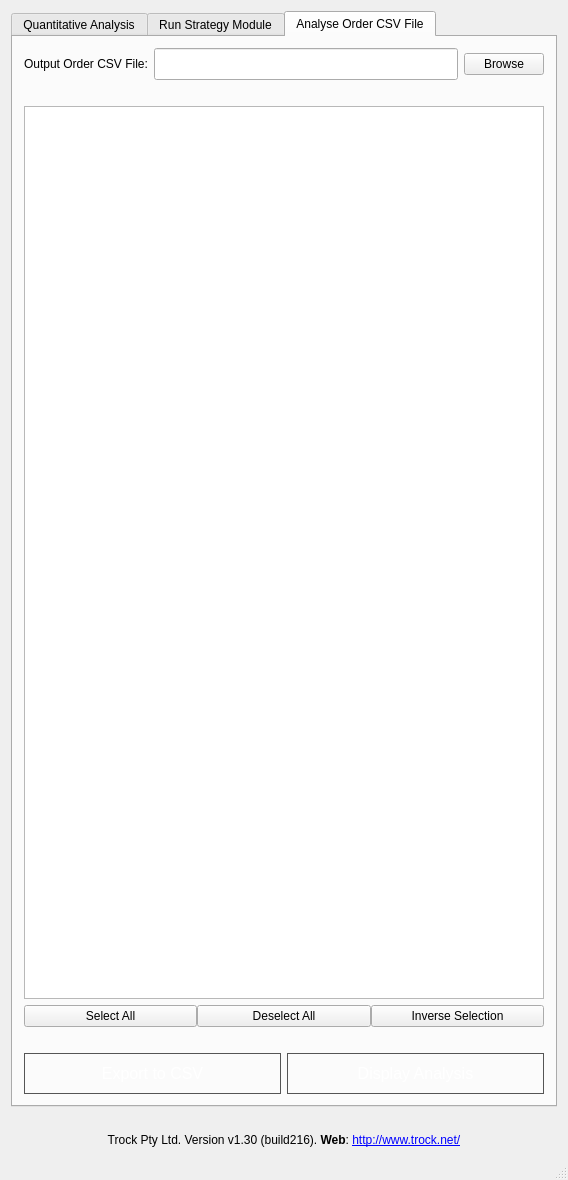
<?xml version="1.0" encoding="UTF-8"?>
<ui version="4.0">
 <class>MainWindow</class>
 <widget class="QMainWindow" name="MainWindow">
  <property name="geometry">
   <rect>
    <x>0</x>
    <y>0</y>
    <width>568</width>
    <height>1180</height>
   </rect>
  </property>
  <property name="sizePolicy">
   <sizepolicy hsizetype="Preferred" vsizetype="Preferred">
    <horstretch>80</horstretch>
    <verstretch>0</verstretch>
   </sizepolicy>
  </property>
  <property name="windowTitle">
   <string>Trock Testing Platform</string>
  </property>
  <widget class="QWidget" name="centralWidget">
   <property name="enabled">
    <bool>true</bool>
   </property>
   <property name="sizePolicy">
    <sizepolicy hsizetype="Preferred" vsizetype="Preferred">
     <horstretch>0</horstretch>
     <verstretch>0</verstretch>
    </sizepolicy>
   </property>
   <property name="minimumSize">
    <size>
     <width>520</width>
     <height>700</height>
    </size>
   </property>
   <layout class="QVBoxLayout" name="verticalLayout_2">
    <item>
     <widget class="QTabWidget" name="analysis_prep">
      <property name="currentIndex">
       <number>2</number>
      </property>
      <widget class="QWidget" name="quantitative_tab">
       <property name="layoutDirection">
        <enum>Qt::LeftToRight</enum>
       </property>
       <attribute name="icon">
        <iconset resource="resources.qrc">
         <normaloff>:/images/resources/barchart.png</normaloff>:/images/resources/barchart.png</iconset>
       </attribute>
       <attribute name="title">
        <string>Quantitative Analysis</string>
       </attribute>
       <layout class="QVBoxLayout" name="verticalLayout_8">
        <item>
         <widget class="QLabel" name="label">
          <property name="font">
           <font>
            <weight>50</weight>
            <bold>false</bold>
           </font>
          </property>
          <property name="text">
           <string>Input CSV</string>
          </property>
         </widget>
        </item>
        <item>
         <layout class="QHBoxLayout" name="horizontalLayout_4">
          <item>
           <widget class="QLineEdit" name="analysisInputCSVField">
            <property name="minimumSize">
             <size>
              <width>0</width>
              <height>32</height>
             </size>
            </property>
           </widget>
          </item>
          <item>
           <widget class="QPushButton" name="analysisInputCSVButton">
            <property name="toolTip">
             <string>&lt;html&gt;&lt;head/&gt;&lt;body&gt;&lt;p&gt;Select an input CSV file you wish to process using the strategy module.&lt;/p&gt;&lt;/body&gt;&lt;/html&gt;</string>
            </property>
            <property name="text">
             <string>Browse</string>
            </property>
            <property name="icon">
             <iconset resource="resources.qrc">
              <normaloff>:/images/resources/file_csv.png</normaloff>:/images/resources/file_csv.png</iconset>
            </property>
            <property name="iconSize">
             <size>
              <width>32</width>
              <height>32</height>
             </size>
            </property>
           </widget>
          </item>
         </layout>
        </item>
        <item>
         <widget class="QFrame" name="frame">
          <property name="frameShape">
           <enum>QFrame::StyledPanel</enum>
          </property>
          <property name="frameShadow">
           <enum>QFrame::Raised</enum>
          </property>
          <layout class="QVBoxLayout" name="verticalLayout_9">
           <item>
            <spacer name="horizontalSpacer">
             <property name="orientation">
              <enum>Qt::Horizontal</enum>
             </property>
             <property name="sizeHint" stdset="0">
              <size>
               <width>40</width>
               <height>10</height>
              </size>
             </property>
            </spacer>
           </item>
           <item>
            <layout class="QVBoxLayout" name="verticalLayout_6">
             <item>
              <layout class="QHBoxLayout" name="horizontalLayout_8">
               <item alignment="Qt::AlignLeft">
                <widget class="QLabel" name="analysisStrategyLabel">
                 <property name="styleSheet">
                  <string notr="true">qproperty-alignment: AlignCenter;</string>
                 </property>
                 <property name="text">
                  <string>Strategy Module</string>
                 </property>
                </widget>
               </item>
              </layout>
             </item>
             <item>
              <layout class="QHBoxLayout" name="horizontalLayout_5">
               <item>
                <widget class="QLineEdit" name="analysisBrowseStrategyField">
                 <property name="minimumSize">
                  <size>
                   <width>0</width>
                   <height>32</height>
                  </size>
                 </property>
                </widget>
               </item>
               <item>
                <widget class="QPushButton" name="analysisBrowseStrategyButton">
                 <property name="minimumSize">
                  <size>
                   <width>0</width>
                   <height>32</height>
                  </size>
                 </property>
                 <property name="toolTip">
                  <string>&lt;html&gt;&lt;head/&gt;&lt;body&gt;&lt;p&gt;Select the strategy module you wish to analyse.&lt;/p&gt;&lt;/body&gt;&lt;/html&gt;</string>
                 </property>
                 <property name="text">
                  <string>Browse</string>
                 </property>
                </widget>
               </item>
              </layout>
             </item>
            </layout>
           </item>
           <item>
            <layout class="QHBoxLayout" name="analysisThresholdFrame">
             <item>
              <widget class="QLabel" name="label_3">
               <property name="text">
                <string>Threshold</string>
               </property>
              </widget>
             </item>
             <item>
              <widget class="QDoubleSpinBox" name="analysisThreshold">
               <property name="toolTip">
                <string>&lt;html&gt;&lt;head/&gt;&lt;body&gt;&lt;p&gt;Select the threshold value to be used in the analysis.&lt;/p&gt;&lt;/body&gt;&lt;/html&gt;</string>
               </property>
               <property name="decimals">
                <number>4</number>
               </property>
               <property name="value">
                <double>0.000100000000000</double>
               </property>
              </widget>
             </item>
            </layout>
           </item>
           <item>
            <layout class="QHBoxLayout" name="analysisReturnsFrame">
             <item>
              <widget class="QLabel" name="label_4">
               <property name="text">
                <string>Returns In Calculation</string>
               </property>
              </widget>
             </item>
             <item>
              <widget class="QDoubleSpinBox" name="analysisReturns">
               <property name="toolTip">
                <string>&lt;html&gt;&lt;head/&gt;&lt;body&gt;&lt;p&gt;Select the number of returns in calculations (also known as returns window size).&lt;/p&gt;&lt;/body&gt;&lt;/html&gt;</string>
               </property>
               <property name="decimals">
                <number>0</number>
               </property>
               <property name="maximum">
                <double>100.000000000000000</double>
               </property>
               <property name="value">
                <double>5.000000000000000</double>
               </property>
              </widget>
             </item>
            </layout>
           </item>
           <item>
            <widget class="QFrame" name="analysisStrategyFrame">
             <layout class="QHBoxLayout" name="horizontalLayout_9">
              <item>
               <widget class="QPushButton" name="clearStrategyButton">
                <property name="text">
                 <string>Clear Strategies</string>
                </property>
               </widget>
              </item>
              <item>
               <widget class="QPushButton" name="addStrategyButton">
                <property name="text">
                 <string>Add Strategy</string>
                </property>
               </widget>
              </item>
             </layout>
            </widget>
           </item>
           <item>
            <widget class="QTableWidget" name="analysisStrategyList">
             <property name="sizePolicy">
              <sizepolicy hsizetype="Expanding" vsizetype="Expanding">
               <horstretch>0</horstretch>
               <verstretch>0</verstretch>
              </sizepolicy>
             </property>
             <property name="minimumSize">
              <size>
               <width>0</width>
               <height>120</height>
              </size>
             </property>
             <attribute name="horizontalHeaderDefaultSectionSize">
              <number>115</number>
             </attribute>
             <attribute name="horizontalHeaderMinimumSectionSize">
              <number>45</number>
             </attribute>
             <column>
              <property name="text">
               <string>Strategy</string>
              </property>
             </column>
             <column>
              <property name="text">
               <string>Threshold</string>
              </property>
             </column>
             <column>
              <property name="text">
               <string>Returns in 
Calculation</string>
              </property>
              <property name="whatsThis">
               <string/>
              </property>
              <property name="textAlignment">
               <set>AlignHCenter|AlignVCenter|AlignCenter</set>
              </property>
             </column>
            </widget>
           </item>
          </layout>
         </widget>
        </item>
        <item>
         <widget class="QFrame" name="frame_2">
          <property name="frameShape">
           <enum>QFrame::StyledPanel</enum>
          </property>
          <property name="frameShadow">
           <enum>QFrame::Raised</enum>
          </property>
          <layout class="QVBoxLayout" name="verticalLayout_11">
           <item>
            <layout class="QVBoxLayout" name="verticalLayout_10">
             <item>
              <layout class="QHBoxLayout" name="horizontalLayout_11">
               <item>
                <widget class="QLabel" name="label_5">
                 <property name="font">
                  <font>
                   <weight>75</weight>
                   <bold>true</bold>
                  </font>
                 </property>
                 <property name="styleSheet">
                  <string notr="true">qproperty-alignment: AlignCenter;</string>
                 </property>
                 <property name="text">
                  <string>Add New Date Range</string>
                 </property>
                </widget>
               </item>
              </layout>
             </item>
             <item>
              <layout class="QHBoxLayout" name="horizontalLayout_12">
               <item>
                <widget class="QLabel" name="label_6">
                 <property name="text">
                  <string>Start Date</string>
                 </property>
                </widget>
               </item>
               <item>
                <widget class="QDateEdit" name="analysisStartDate">
                 <property name="toolTip">
                  <string>&lt;html&gt;&lt;head/&gt;&lt;body&gt;&lt;p&gt;Select the start date to begin analysing from.&lt;/p&gt;&lt;/body&gt;&lt;/html&gt;</string>
                 </property>
                </widget>
               </item>
               <item>
                <widget class="QLabel" name="label_7">
                 <property name="text">
                  <string>End Date</string>
                 </property>
                </widget>
               </item>
               <item>
                <widget class="QDateEdit" name="analysisEndDate">
                 <property name="toolTip">
                  <string>&lt;html&gt;&lt;head/&gt;&lt;body&gt;&lt;p&gt;Select the end date to stop analysing.&lt;/p&gt;&lt;/body&gt;&lt;/html&gt;</string>
                 </property>
                 <property name="date">
                  <date>
                   <year>2015</year>
                   <month>1</month>
                   <day>1</day>
                  </date>
                 </property>
                </widget>
               </item>
              </layout>
             </item>
            </layout>
           </item>
           <item>
            <widget class="QFrame" name="analysisDateButtonFrame">
             <layout class="QHBoxLayout" name="horizontalLayout_10">
              <item>
               <widget class="QPushButton" name="analysisClearDateButton">
                <property name="text">
                 <string>Clear Date Ranges</string>
                </property>
               </widget>
              </item>
              <item>
               <widget class="QPushButton" name="analysisAddDateButton">
                <property name="text">
                 <string>Add Date Range</string>
                </property>
               </widget>
              </item>
             </layout>
            </widget>
           </item>
           <item>
            <widget class="QTableWidget" name="analysisListDate">
             <property name="minimumSize">
              <size>
               <width>0</width>
               <height>120</height>
              </size>
             </property>
             <property name="styleSheet">
              <string notr="true"/>
             </property>
             <attribute name="horizontalHeaderDefaultSectionSize">
              <number>220</number>
             </attribute>
             <column>
              <property name="text">
               <string>Start Date</string>
              </property>
             </column>
             <column>
              <property name="text">
               <string>End Date</string>
              </property>
             </column>
            </widget>
           </item>
          </layout>
         </widget>
        </item>
        <item>
         <layout class="QHBoxLayout" name="horizontalLayout_2">
          <item>
           <widget class="QPushButton" name="saveCSVExecuteButton">
            <property name="font">
             <font>
              <family>Arial</family>
              <pointsize>-1</pointsize>
              <underline>false</underline>
              <strikeout>false</strikeout>
             </font>
            </property>
            <property name="toolTip">
             <string>&lt;html&gt;&lt;head/&gt;&lt;body&gt;&lt;p&gt;Execute all stragegy modules with provided parameters for every date range and save quantitative analysis results to a CSV file.&lt;/p&gt;&lt;/body&gt;&lt;/html&gt;</string>
            </property>
            <property name="styleSheet">
             <string notr="true">#MainWindow QPushButton {
background: qradialgradient(cx: 0.3, cy: -0.4,
fx: 0.3, fy: -0.4,
radius: 1.35, stop: 0 #fff, stop: 1 #3498db);
border: 1px solid #555;
font-family: Arial;
color: #ffffff;
font-size: 16px;
padding: 10px 5px 10px 5px;
text-decoration: none;
}

#MainWindow QPushButton:hover {
background: qradialgradient(cx: 0.3, cy: -0.4,
fx: 0.3, fy: -0.4,
radius: 1.35, stop: 0 #fff, stop: 1 #3cb1ff);
}

#MainWindow QPushButton:pressed {
background: qradialgradient(cx: 0.3, cy: -0.4,
fx: 0.3, fy: -0.4,
radius: 1.35, stop: 0 #fff, stop: 1 #3498db);
}</string>
            </property>
            <property name="text">
             <string>Export to CSV</string>
            </property>
            <property name="icon">
             <iconset resource="resources.qrc">
              <normaloff>:/images/resources/export_csv.png</normaloff>:/images/resources/export_csv.png</iconset>
            </property>
            <property name="iconSize">
             <size>
              <width>24</width>
              <height>24</height>
             </size>
            </property>
           </widget>
          </item>
          <item>
           <widget class="QPushButton" name="analysisExecuteButton">
            <property name="toolTip">
             <string>&lt;html&gt;&lt;head/&gt;&lt;body&gt;&lt;p&gt;Execute all stragegy modules with provided parameters for every date range and display quantitative analysis results.&lt;/p&gt;&lt;/body&gt;&lt;/html&gt;</string>
            </property>
            <property name="styleSheet">
             <string notr="true">#MainWindow QPushButton {
background: qradialgradient(cx: 0.3, cy: -0.4,
fx: 0.3, fy: -0.4,
radius: 1.35, stop: 0 #fff, stop: 1 #3498db);
border: 1px solid #555;
font-family: Arial;
color: #ffffff;
font-size: 16px;
padding: 10px 5px 10px 5px;
text-decoration: none;
}

#MainWindow QPushButton:hover {
background: qradialgradient(cx: 0.3, cy: -0.4,
fx: 0.3, fy: -0.4,
radius: 1.35, stop: 0 #fff, stop: 1 #3cb1ff);
}

#MainWindow QPushButton:pressed {
background: qradialgradient(cx: 0.3, cy: -0.4,
fx: 0.3, fy: -0.4,
radius: 1.35, stop: 0 #fff, stop: 1 #3498db);
}</string>
            </property>
            <property name="text">
             <string>Execute</string>
            </property>
            <property name="icon">
             <iconset resource="resources.qrc">
              <normaloff>:/images/resources/run.png</normaloff>:/images/resources/run.png</iconset>
            </property>
            <property name="iconSize">
             <size>
              <width>24</width>
              <height>24</height>
             </size>
            </property>
           </widget>
          </item>
         </layout>
        </item>
       </layout>
      </widget>
      <widget class="QWidget" name="run_tab">
       <property name="layoutDirection">
        <enum>Qt::LeftToRight</enum>
       </property>
       <attribute name="icon">
        <iconset resource="resources.qrc">
         <normaloff>:/images/resources/run_program.gif</normaloff>:/images/resources/run_program.gif</iconset>
       </attribute>
       <attribute name="title">
        <string>Run Strategy Module</string>
       </attribute>
       <layout class="QVBoxLayout" name="verticalLayout_3">
        <item>
         <layout class="QVBoxLayout" name="programLayout">
          <item>
           <widget class="QLabel" name="strategy_module_label">
            <property name="text">
             <string>Strategy Module</string>
            </property>
           </widget>
          </item>
          <item>
           <layout class="QHBoxLayout" name="strategyModuleLayout">
            <item>
             <widget class="QLineEdit" name="strategy_module_location">
              <property name="minimumSize">
               <size>
                <width>0</width>
                <height>32</height>
               </size>
              </property>
             </widget>
            </item>
            <item>
             <widget class="QPushButton" name="browseModule">
              <property name="enabled">
               <bool>true</bool>
              </property>
              <property name="minimumSize">
               <size>
                <width>0</width>
                <height>32</height>
               </size>
              </property>
              <property name="toolTip">
               <string>&lt;html&gt;&lt;head/&gt;&lt;body&gt;&lt;p&gt;Select the strategy module you wish to analyse.&lt;/p&gt;&lt;/body&gt;&lt;/html&gt;</string>
              </property>
              <property name="text">
               <string>Browse</string>
              </property>
             </widget>
            </item>
           </layout>
          </item>
          <item>
           <widget class="QLabel" name="input_csv_label">
            <property name="text">
             <string>Input CSV</string>
            </property>
           </widget>
          </item>
          <item>
           <layout class="QHBoxLayout" name="inputCSVLayout">
            <item>
             <widget class="QLineEdit" name="input_csv_location">
              <property name="minimumSize">
               <size>
                <width>0</width>
                <height>32</height>
               </size>
              </property>
             </widget>
            </item>
            <item>
             <widget class="QPushButton" name="browseCSV">
              <property name="toolTip">
               <string>&lt;html&gt;&lt;head/&gt;&lt;body&gt;&lt;p&gt;Select an input CSV file you wish to process using the strategy module.&lt;/p&gt;&lt;/body&gt;&lt;/html&gt;</string>
              </property>
              <property name="text">
               <string>Browse</string>
              </property>
              <property name="icon">
               <iconset resource="resources.qrc">
                <normaloff>:/images/resources/file_csv.png</normaloff>:/images/resources/file_csv.png</iconset>
              </property>
              <property name="iconSize">
               <size>
                <width>32</width>
                <height>32</height>
               </size>
              </property>
             </widget>
            </item>
           </layout>
          </item>
          <item>
           <widget class="QLabel" name="inputcsv_valid">
            <property name="maximumSize">
             <size>
              <width>16777215</width>
              <height>16777215</height>
             </size>
            </property>
            <property name="font">
             <font>
              <weight>50</weight>
              <bold>false</bold>
             </font>
            </property>
            <property name="styleSheet">
             <string notr="true">color: rgb(255, 0, 0);</string>
            </property>
            <property name="text">
             <string/>
            </property>
           </widget>
          </item>
          <item>
           <widget class="QLabel" name="parameters_label">
            <property name="font">
             <font>
              <weight>75</weight>
              <bold>true</bold>
             </font>
            </property>
            <property name="text">
             <string>Parameters</string>
            </property>
           </widget>
          </item>
          <item>
           <layout class="QGridLayout" name="_2">
            <property name="leftMargin">
             <number>1</number>
            </property>
            <item row="0" column="1">
             <widget class="QLabel" name="threshold_label">
              <property name="text">
               <string>Threshold</string>
              </property>
             </widget>
            </item>
            <item row="0" column="2">
             <widget class="QDoubleSpinBox" name="threshold">
              <property name="toolTip">
               <string>&lt;html&gt;&lt;head/&gt;&lt;body&gt;&lt;p&gt;Select the threshold value to be used in the analysis.&lt;/p&gt;&lt;/body&gt;&lt;/html&gt;</string>
              </property>
              <property name="decimals">
               <number>4</number>
              </property>
              <property name="maximum">
               <double>1.000000000000000</double>
              </property>
              <property name="singleStep">
               <double>1.000000000000000</double>
              </property>
              <property name="value">
               <double>0.000100000000000</double>
              </property>
             </widget>
            </item>
           </layout>
          </item>
          <item>
           <layout class="QHBoxLayout" name="returnInCalculationLayout">
            <item>
             <widget class="QLabel" name="returnsInCalculation_label">
              <property name="text">
               <string>Returns in calculation</string>
              </property>
             </widget>
            </item>
            <item>
             <widget class="QSpinBox" name="returnsInCalculation">
              <property name="toolTip">
               <string>&lt;html&gt;&lt;head/&gt;&lt;body&gt;&lt;p&gt;Select the number of returns in calculations (also known as returns window size).&lt;/p&gt;&lt;/body&gt;&lt;/html&gt;</string>
              </property>
              <property name="locale">
               <locale language="English" country="UnitedKingdom"/>
              </property>
              <property name="maximum">
               <number>9999</number>
              </property>
              <property name="value">
               <number>5</number>
              </property>
             </widget>
            </item>
           </layout>
          </item>
          <item>
           <layout class="QHBoxLayout" name="dateLayout">
            <item>
             <widget class="QLabel" name="start_date_label">
              <property name="text">
               <string>Start Date</string>
              </property>
             </widget>
            </item>
            <item>
             <widget class="QDateEdit" name="start_date">
              <property name="toolTip">
               <string>&lt;html&gt;&lt;head/&gt;&lt;body&gt;&lt;p&gt;Select the start date to begin analysing from.&lt;/p&gt;&lt;/body&gt;&lt;/html&gt;</string>
              </property>
              <property name="displayFormat">
               <string>dd/MM/yyyy</string>
              </property>
              <property name="calendarPopup">
               <bool>true</bool>
              </property>
             </widget>
            </item>
            <item>
             <widget class="QLabel" name="end_date_label">
              <property name="text">
               <string>End Date</string>
              </property>
             </widget>
            </item>
            <item>
             <widget class="QDateEdit" name="end_date">
              <property name="toolTip">
               <string>&lt;html&gt;&lt;head/&gt;&lt;body&gt;&lt;p&gt;Select the end date to stop analysing.&lt;/p&gt;&lt;/body&gt;&lt;/html&gt;</string>
              </property>
              <property name="displayFormat">
               <string>dd/MM/yyyy</string>
              </property>
              <property name="calendarPopup">
               <bool>true</bool>
              </property>
              <property name="date">
               <date>
                <year>2015</year>
                <month>1</month>
                <day>1</day>
               </date>
              </property>
             </widget>
            </item>
           </layout>
          </item>
          <item>
           <widget class="QLabel" name="date_valid">
            <property name="styleSheet">
             <string notr="true">color:red;</string>
            </property>
            <property name="text">
             <string/>
            </property>
           </widget>
          </item>
          <item>
           <layout class="QVBoxLayout" name="executeLayout">
            <item alignment="Qt::AlignHCenter">
             <widget class="QLabel" name="execution_status">
              <property name="sizePolicy">
               <sizepolicy hsizetype="Preferred" vsizetype="Preferred">
                <horstretch>80</horstretch>
                <verstretch>0</verstretch>
               </sizepolicy>
              </property>
              <property name="styleSheet">
               <string notr="true">color: rgb(0, 170, 0);</string>
              </property>
              <property name="text">
               <string/>
              </property>
             </widget>
            </item>
            <item>
             <widget class="QPushButton" name="execute_button">
              <property name="toolTip">
               <string>&lt;html&gt;&lt;head/&gt;&lt;body&gt;&lt;p&gt;Execute stragegy module providing it with the provided input CSV file and a parameter file.&lt;/p&gt;&lt;/body&gt;&lt;/html&gt;</string>
              </property>
              <property name="styleSheet">
               <string notr="true">#MainWindow QPushButton {
background: qradialgradient(cx: 0.3, cy: -0.4,
fx: 0.3, fy: -0.4,
radius: 1.35, stop: 0 #fff, stop: 1 #3498db);
border: 1px solid #555;
font-family: Arial;
color: #ffffff;
font-size: 16px;
padding: 10px 5px 10px 5px;
text-decoration: none;
}

#MainWindow QPushButton:hover {
background: qradialgradient(cx: 0.3, cy: -0.4,
fx: 0.3, fy: -0.4,
radius: 1.35, stop: 0 #fff, stop: 1 #3cb1ff);
}

#MainWindow QPushButton:pressed {
background: qradialgradient(cx: 0.3, cy: -0.4,
fx: 0.3, fy: -0.4,
radius: 1.35, stop: 0 #fff, stop: 1 #3498db);
}</string>
              </property>
              <property name="text">
               <string>Execute</string>
              </property>
              <property name="icon">
               <iconset resource="resources.qrc">
                <normaloff>:/images/resources/run.png</normaloff>:/images/resources/run.png</iconset>
              </property>
              <property name="iconSize">
               <size>
                <width>24</width>
                <height>24</height>
               </size>
              </property>
             </widget>
            </item>
           </layout>
          </item>
         </layout>
        </item>
       </layout>
      </widget>
      <widget class="QWidget" name="analysis_tab">
       <attribute name="icon">
        <iconset resource="resources.qrc">
         <normaloff>:/images/resources/analyse.jpg</normaloff>:/images/resources/analyse.jpg</iconset>
       </attribute>
       <attribute name="title">
        <string>Analyse Order CSV File</string>
       </attribute>
       <layout class="QVBoxLayout" name="verticalLayout">
        <item>
         <layout class="QHBoxLayout" name="strategyModuleLayout_2">
          <item>
           <widget class="QLabel" name="outputcsv_label">
            <property name="text">
             <string>Output Order CSV File:</string>
            </property>
           </widget>
          </item>
          <item>
           <widget class="QLineEdit" name="output_csv_location">
            <property name="minimumSize">
             <size>
              <width>0</width>
              <height>32</height>
             </size>
            </property>
            <property name="maximumSize">
             <size>
              <width>16000</width>
              <height>32</height>
             </size>
            </property>
           </widget>
          </item>
          <item>
           <widget class="QPushButton" name="browse_outputcsv">
            <property name="enabled">
             <bool>true</bool>
            </property>
            <property name="minimumSize">
             <size>
              <width>0</width>
              <height>0</height>
             </size>
            </property>
            <property name="toolTip">
             <string>Click here to browse for an output order CSV file</string>
            </property>
            <property name="styleSheet">
             <string notr="true"/>
            </property>
            <property name="text">
             <string>Browse</string>
            </property>
            <property name="icon">
             <iconset resource="resources.qrc">
              <normaloff>:/images/resources/file_csv.png</normaloff>:/images/resources/file_csv.png</iconset>
            </property>
            <property name="iconSize">
             <size>
              <width>32</width>
              <height>32</height>
             </size>
            </property>
           </widget>
          </item>
         </layout>
        </item>
        <item>
         <layout class="QHBoxLayout" name="horizontalLayout">
          <property name="sizeConstraint">
           <enum>QLayout::SetMinimumSize</enum>
          </property>
          <item>
           <widget class="QLabel" name="output_csv_valid">
            <property name="autoFillBackground">
             <bool>false</bool>
            </property>
            <property name="styleSheet">
             <string notr="true">color: rgb(255, 0, 0);</string>
            </property>
            <property name="text">
             <string/>
            </property>
           </widget>
          </item>
         </layout>
        </item>
        <item>
         <widget class="QListWidget" name="listWidget"/>
        </item>
        <item>
         <layout class="QHBoxLayout" name="selectionLayout">
          <property name="spacing">
           <number>0</number>
          </property>
          <item>
           <widget class="QPushButton" name="selectall">
            <property name="toolTip">
             <string>&lt;html&gt;&lt;head/&gt;&lt;body&gt;&lt;p&gt;Select all equity types.&lt;/p&gt;&lt;/body&gt;&lt;/html&gt;</string>
            </property>
            <property name="styleSheet">
             <string notr="true">#selectionLayout QPushButton {
background: qradialgradient(cx: 0.3, cy: -0.4,
fx: 0.3, fy: -0.4,
radius: 1.35, stop: 0 #fff, stop: 1  rgb(231, 231, 231));
border: 1px solid #555;
}

#selectionLayout QPushButton:hover {
background: qradialgradient(cx: 0.3, cy: -0.4,
fx: 0.3, fy: -0.4,
radius: 1.35, stop: 0 #fff, stop: 1  rgb(252, 252, 252));
border: 1px solid #555;
}</string>
            </property>
            <property name="text">
             <string>Select All</string>
            </property>
            <property name="flat">
             <bool>false</bool>
            </property>
           </widget>
          </item>
          <item>
           <widget class="QPushButton" name="deselectall">
            <property name="toolTip">
             <string>&lt;html&gt;&lt;head/&gt;&lt;body&gt;&lt;p&gt;Deselect all equity types.&lt;/p&gt;&lt;/body&gt;&lt;/html&gt;</string>
            </property>
            <property name="styleSheet">
             <string notr="true">#selectionLayout QPushButton {
background: qradialgradient(cx: 0.3, cy: -0.4,
fx: 0.3, fy: -0.4,
radius: 1.35, stop: 0 #fff, stop: 1  rgb(231, 231, 231));
border: 1px solid #555;
}

#selectionLayout QPushButton:hover {
background: qradialgradient(cx: 0.3, cy: -0.4,
fx: 0.3, fy: -0.4,
radius: 1.35, stop: 0 #fff, stop: 1  rgb(252, 252, 252));
border: 1px solid #555;
}</string>
            </property>
            <property name="text">
             <string>Deselect All</string>
            </property>
            <property name="flat">
             <bool>false</bool>
            </property>
           </widget>
          </item>
          <item>
           <widget class="QPushButton" name="inverseSelection">
            <property name="toolTip">
             <string>&lt;html&gt;&lt;head/&gt;&lt;body&gt;&lt;p&gt;Inverse your current selection.&lt;/p&gt;&lt;/body&gt;&lt;/html&gt;</string>
            </property>
            <property name="styleSheet">
             <string notr="true">#selectionLayout QPushButton {
background: qradialgradient(cx: 0.3, cy: -0.4,
fx: 0.3, fy: -0.4,
radius: 1.35, stop: 0 #fff, stop: 1  rgb(231, 231, 231));
border: 1px solid #555;
}

#selectionLayout QPushButton:hover {
background: qradialgradient(cx: 0.3, cy: -0.4,
fx: 0.3, fy: -0.4,
radius: 1.35, stop: 0 #fff, stop: 1  rgb(252, 252, 252));
border: 1px solid #555;
}</string>
            </property>
            <property name="text">
             <string>Inverse Selection</string>
            </property>
            <property name="checkable">
             <bool>false</bool>
            </property>
            <property name="autoRepeat">
             <bool>false</bool>
            </property>
            <property name="autoDefault">
             <bool>false</bool>
            </property>
            <property name="default">
             <bool>false</bool>
            </property>
            <property name="flat">
             <bool>false</bool>
            </property>
           </widget>
          </item>
         </layout>
        </item>
        <item>
         <layout class="QHBoxLayout" name="horizontalLayout_3">
          <item>
           <widget class="QLabel" name="analysis_error_msg">
            <property name="styleSheet">
             <string notr="true">color: rgb(255, 0, 0);</string>
            </property>
            <property name="text">
             <string/>
            </property>
           </widget>
          </item>
         </layout>
        </item>
        <item>
         <layout class="QHBoxLayout" name="horizontalLayout_7">
          <property name="bottomMargin">
           <number>0</number>
          </property>
          <item>
           <widget class="QPushButton" name="exportsummary">
            <property name="font">
             <font>
              <family>Arial</family>
              <pointsize>-1</pointsize>
              <underline>false</underline>
              <strikeout>false</strikeout>
             </font>
            </property>
            <property name="toolTip">
             <string>&lt;html&gt;&lt;head/&gt;&lt;body&gt;&lt;p&gt;Execute all stragegy modules with provided parameters for every date range and save quantitative analysis results to a CSV file.&lt;/p&gt;&lt;/body&gt;&lt;/html&gt;</string>
            </property>
            <property name="styleSheet">
             <string notr="true">#MainWindow QPushButton {
background: qradialgradient(cx: 0.3, cy: -0.4,
fx: 0.3, fy: -0.4,
radius: 1.35, stop: 0 #fff, stop: 1 #3498db);
border: 1px solid #555;
font-family: Arial;
color: #ffffff;
font-size: 16px;
padding: 10px 5px 10px 5px;
text-decoration: none;
}

#MainWindow QPushButton:hover {
background: qradialgradient(cx: 0.3, cy: -0.4,
fx: 0.3, fy: -0.4,
radius: 1.35, stop: 0 #fff, stop: 1 #3cb1ff);
}

#MainWindow QPushButton:pressed {
background: qradialgradient(cx: 0.3, cy: -0.4,
fx: 0.3, fy: -0.4,
radius: 1.35, stop: 0 #fff, stop: 1 #3498db);
}</string>
            </property>
            <property name="text">
             <string>Export to CSV</string>
            </property>
            <property name="icon">
             <iconset resource="resources.qrc">
              <normaloff>:/images/resources/export_csv.png</normaloff>:/images/resources/export_csv.png</iconset>
            </property>
            <property name="iconSize">
             <size>
              <width>24</width>
              <height>24</height>
             </size>
            </property>
           </widget>
          </item>
          <item>
           <widget class="QPushButton" name="showanalysis_button">
            <property name="font">
             <font>
              <family>Arial</family>
              <pointsize>-1</pointsize>
              <underline>false</underline>
              <strikeout>false</strikeout>
             </font>
            </property>
            <property name="cursor">
             <cursorShape>PointingHandCursor</cursorShape>
            </property>
            <property name="toolTip">
             <string>&lt;html&gt;&lt;head/&gt;&lt;body&gt;&lt;p&gt;Display analysis results for selected equity types.&lt;/p&gt;&lt;/body&gt;&lt;/html&gt;</string>
            </property>
            <property name="styleSheet">
             <string notr="true">#MainWindow QPushButton {
background: qradialgradient(cx: 0.3, cy: -0.4,
fx: 0.3, fy: -0.4,
radius: 1.35, stop: 0 #fff, stop: 1 #3498db);
border: 1px solid #555;
font-family: Arial;
color: #ffffff;
font-size: 16px;
padding: 10px 5px 10px 5px;
text-decoration: none;
}

#MainWindow QPushButton:hover {
background: qradialgradient(cx: 0.3, cy: -0.4,
fx: 0.3, fy: -0.4,
radius: 1.35, stop: 0 #fff, stop: 1 #3cb1ff);
}

#MainWindow QPushButton:pressed {
background: qradialgradient(cx: 0.3, cy: -0.4,
fx: 0.3, fy: -0.4,
radius: 1.35, stop: 0 #fff, stop: 1 #3498db);
}</string>
            </property>
            <property name="text">
             <string>Display Analysis</string>
            </property>
            <property name="icon">
             <iconset resource="resources.qrc">
              <normaloff>:/images/resources/displayanalysis.png</normaloff>:/images/resources/displayanalysis.png</iconset>
            </property>
            <property name="iconSize">
             <size>
              <width>24</width>
              <height>24</height>
             </size>
            </property>
            <property name="autoDefault">
             <bool>false</bool>
            </property>
            <property name="default">
             <bool>false</bool>
            </property>
            <property name="flat">
             <bool>false</bool>
            </property>
           </widget>
          </item>
         </layout>
        </item>
       </layout>
      </widget>
     </widget>
    </item>
    <item>
     <layout class="QVBoxLayout" name="verticalLayout_4">
      <property name="bottomMargin">
       <number>0</number>
      </property>
      <item alignment="Qt::AlignHCenter">
       <widget class="QLabel" name="logo">
        <property name="sizePolicy">
         <sizepolicy hsizetype="Preferred" vsizetype="Preferred">
          <horstretch>0</horstretch>
          <verstretch>0</verstretch>
         </sizepolicy>
        </property>
        <property name="maximumSize">
         <size>
          <width>300</width>
          <height>80</height>
         </size>
        </property>
        <property name="styleSheet">
         <string notr="true"/>
        </property>
        <property name="text">
         <string/>
        </property>
        <property name="pixmap">
         <pixmap resource="resources.qrc">:/images/resources/logo.png</pixmap>
        </property>
        <property name="scaledContents">
         <bool>true</bool>
        </property>
        <property name="alignment">
         <set>Qt::AlignCenter</set>
        </property>
        <property name="wordWrap">
         <bool>false</bool>
        </property>
       </widget>
      </item>
      <item>
       <widget class="QLabel" name="companylabel">
        <property name="text">
         <string>&lt;html&gt;&lt;head/&gt;&lt;body&gt;&lt;p align=&quot;center&quot;&gt;Trock Pty Ltd. Version v1.30 (build216). &lt;span style=&quot; font-weight:600;&quot;&gt;Web&lt;/span&gt;: &lt;a href=&quot;http://www.trock.net/&quot;&gt;&lt;span style=&quot; text-decoration: underline; color:#0000ff;&quot;&gt;http://www.trock.net/&lt;/span&gt;&lt;/a&gt;&lt;/p&gt;&lt;/body&gt;&lt;/html&gt;</string>
        </property>
        <property name="openExternalLinks">
         <bool>true</bool>
        </property>
       </widget>
      </item>
     </layout>
    </item>
   </layout>
  </widget>
  <widget class="QStatusBar" name="statusBar">
   <property name="enabled">
    <bool>true</bool>
   </property>
  </widget>
 </widget>
 <layoutdefault spacing="6" margin="11"/>
 <resources>
  <include location="resources.qrc"/>
 </resources>
 <connections/>
</ui>
